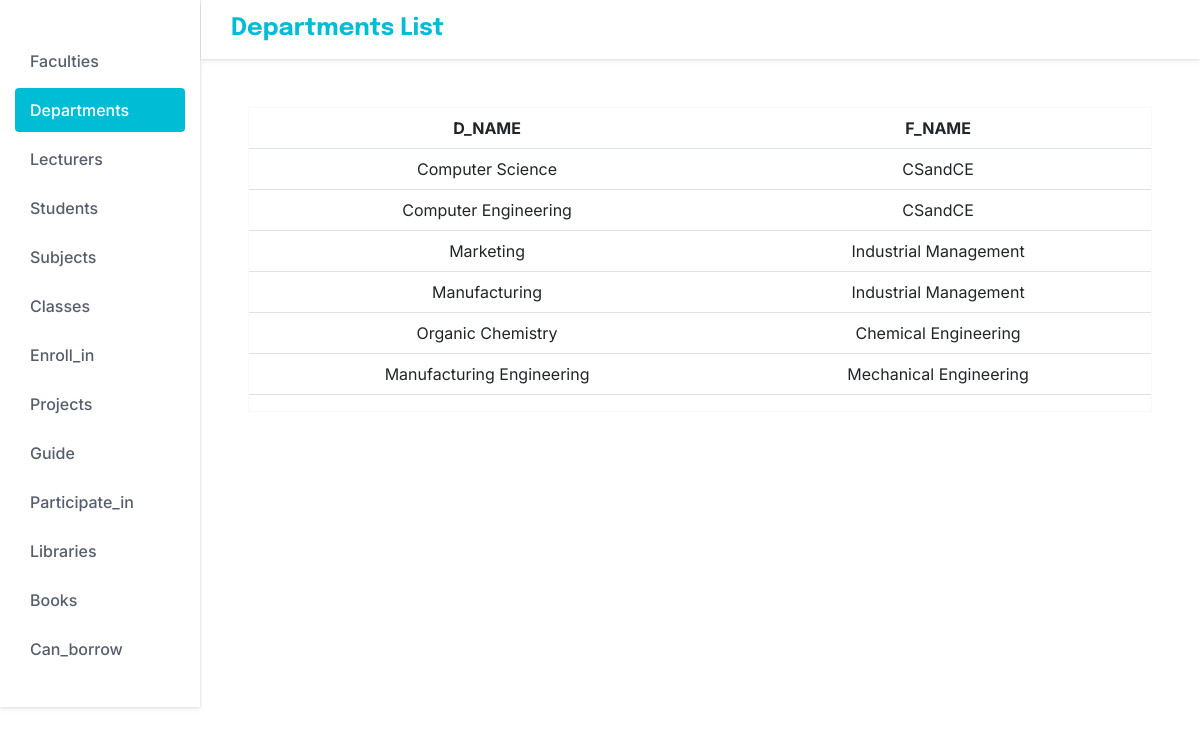
Screenshot of /department with the database file from the repository.
### tables this page shows
CREATE TABLE departments (
        d_name char(40) not null primary key,
        f_name char(40) not null,
        foreign key (f_name) references faculties (f_name) on delete cascade on update cascade
    );

### app.py (the view)
@app.route("/department")
def department():
    results = db.session.query(departments).all()
    return render_template("departments.html", results = results)

### templates/departments.html (shortened to what this page needs)
<!DOCTYPE html>
<html lang="en">
  <head>
    <link
      href="https://cdn.jsdelivr.net/npm/bootstrap@5.2.2/dist/css/bootstrap.min.css"
      rel="stylesheet"
    />
    <link rel="stylesheet" href="/static/styles.css" />
  </head>
  <body>
    <div class="container-fluid m-0 p-0">
      <div class="row m-0">
        <div class="col-2 p-0">
          <nav class="sidenav pt-4">
            <ul class="list-unstyled sidenav-list">
              <li>
                <a href="{{ url_for('faculty')}}">
                  <span>Faculties</span>
                </a>
              </li>
              <li class="active">
                <a href="{{ url_for('department')}}">
                  <span>Departments</span>
                </a>
              </li>
              <li>
                <a href="{{ url_for('lecturer')}}">
                  <span>Lecturers</span>
                </a>
              </li>
              <li>
                <a href="{{ url_for('student')}}">
                  <span>Students</span>
                </a>
              </li>
              <li>
                <a href="{{ url_for('subject')}}">
                  <span>Subjects</span>
                </a>
              </li>
              <li>
                <a href="{{ url_for('def_class')}}">
                  <span>Classes</span>
                </a>
              </li>
              <li>
                <a href="{{ url_for('def_enroll_in')}}">
                  <span>Enroll_in</span>
                </a>
              </li>
              <li>
                <a href="{{ url_for('project')}}">
                  <span>Projects</span>
                </a>
              </li>
              <li>
                <a href="{{ url_for('def_guide')}}">
                  <span>Guide</span>
                </a>
              </li>
              <li>
                <a href="{{ url_for('def_participate_in')}}">
                  <span>Participate_in</span>
                </a>
              </li>
              <li>
                <a href="{{ url_for('library')}}">
                  <span>Libraries</span>
                </a>
              </li>
              <li>
                <a href="{{ url_for('book')}}">
                  <span>Books</span>
                </a>
              </li>
              <li>
                <a href="{{ url_for('def_can_borrow')}}">
                  <span>Can_borrow</span>
                </a>
              </li>
            </ul>
          </nav>
        </div>
        <div class="content col p-0 overflow-hidden">
          <header id="header">
            <h1>Departments List</h1>
          </header>
          <main>
            <div class="border border-light text-center m-5">
              <table class="table">
                <thead>
                  <tr>
                    <th scope="col">D_NAME</th>
                    <th scope="col">F_NAME</th>
                  </tr>
                </thead>
                <tbody class="" id="table-mcp">
                  {% for r in results %}
                    <tr>
                      <td> {{ r.d_name }} </td>
                      <td> {{ r.f_name }} </td>
                    </tr>
                  {% endfor %}
                </tbody>
              </table>
            </div>
          </main>
        </div>
      </div>
    </div>
  </body>
</html>

### rows the page displays
departments: d_name "Computer Science", f_name "CSandCE"
departments: d_name "Computer Engineering", f_name "CSandCE"
departments: d_name "Marketing", f_name "Industrial Management"
departments: d_name "Manufacturing", f_name "Industrial Management"
departments: d_name "Organic Chemistry", f_name "Chemical Engineering"
departments: d_name "Manufacturing Engineering", f_name "Mechanical Engineering"
